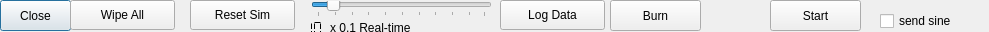
<?xml version="1.0" encoding="UTF-8"?>
<ui version="4.0">
 <class>Dialog</class>
 <widget class="QDialog" name="Dialog">
  <property name="windowModality">
   <enum>Qt::WindowModal</enum>
  </property>
  <property name="geometry">
   <rect>
    <x>0</x>
    <y>0</y>
    <width>989</width>
    <height>32</height>
   </rect>
  </property>
  <property name="windowTitle">
   <string>Dialog</string>
  </property>
  <widget class="QPushButton" name="pushButton_2">
   <property name="geometry">
    <rect>
     <x>0</x>
     <y>0</y>
     <width>71</width>
     <height>31</height>
    </rect>
   </property>
   <property name="text">
    <string>Close</string>
   </property>
  </widget>
  <widget class="QPushButton" name="pushButton_4">
   <property name="geometry">
    <rect>
     <x>70</x>
     <y>0</y>
     <width>105</width>
     <height>30</height>
    </rect>
   </property>
   <property name="text">
    <string>Wipe All</string>
   </property>
   <property name="checkable">
    <bool>true</bool>
   </property>
  </widget>
  <widget class="QSlider" name="horizontalSlider">
   <property name="geometry">
    <rect>
     <x>311</x>
     <y>1</y>
     <width>181</width>
     <height>16</height>
    </rect>
   </property>
   <property name="minimum">
    <number>1</number>
   </property>
   <property name="maximum">
    <number>100</number>
   </property>
   <property name="value">
    <number>10</number>
   </property>
   <property name="sliderPosition">
    <number>10</number>
   </property>
   <property name="tracking">
    <bool>true</bool>
   </property>
   <property name="orientation">
    <enum>Qt::Horizontal</enum>
   </property>
   <property name="invertedControls">
    <bool>true</bool>
   </property>
   <property name="tickPosition">
    <enum>QSlider::TicksBelow</enum>
   </property>
   <property name="tickInterval">
    <number>10</number>
   </property>
  </widget>
  <widget class="QLCDNumber" name="lcdNumber">
   <property name="geometry">
    <rect>
     <x>260</x>
     <y>20</y>
     <width>81</width>
     <height>21</height>
    </rect>
   </property>
   <property name="sizePolicy">
    <sizepolicy hsizetype="Minimum" vsizetype="Minimum">
     <horstretch>0</horstretch>
     <verstretch>0</verstretch>
    </sizepolicy>
   </property>
   <property name="palette">
    <palette>
     <active>
      <colorrole role="WindowText">
       <brush brushstyle="SolidPattern">
        <color alpha="255">
         <red>0</red>
         <green>0</green>
         <blue>0</blue>
        </color>
       </brush>
      </colorrole>
      <colorrole role="Button">
       <brush brushstyle="SolidPattern">
        <color alpha="255">
         <red>255</red>
         <green>0</green>
         <blue>0</blue>
        </color>
       </brush>
      </colorrole>
      <colorrole role="Light">
       <brush brushstyle="SolidPattern">
        <color alpha="255">
         <red>255</red>
         <green>127</green>
         <blue>127</blue>
        </color>
       </brush>
      </colorrole>
      <colorrole role="Midlight">
       <brush brushstyle="SolidPattern">
        <color alpha="255">
         <red>255</red>
         <green>63</green>
         <blue>63</blue>
        </color>
       </brush>
      </colorrole>
      <colorrole role="Dark">
       <brush brushstyle="SolidPattern">
        <color alpha="255">
         <red>127</red>
         <green>0</green>
         <blue>0</blue>
        </color>
       </brush>
      </colorrole>
      <colorrole role="Mid">
       <brush brushstyle="SolidPattern">
        <color alpha="255">
         <red>170</red>
         <green>0</green>
         <blue>0</blue>
        </color>
       </brush>
      </colorrole>
      <colorrole role="Text">
       <brush brushstyle="SolidPattern">
        <color alpha="255">
         <red>0</red>
         <green>0</green>
         <blue>0</blue>
        </color>
       </brush>
      </colorrole>
      <colorrole role="BrightText">
       <brush brushstyle="SolidPattern">
        <color alpha="255">
         <red>255</red>
         <green>255</green>
         <blue>255</blue>
        </color>
       </brush>
      </colorrole>
      <colorrole role="ButtonText">
       <brush brushstyle="SolidPattern">
        <color alpha="255">
         <red>0</red>
         <green>0</green>
         <blue>0</blue>
        </color>
       </brush>
      </colorrole>
      <colorrole role="Base">
       <brush brushstyle="SolidPattern">
        <color alpha="255">
         <red>255</red>
         <green>255</green>
         <blue>255</blue>
        </color>
       </brush>
      </colorrole>
      <colorrole role="Window">
       <brush brushstyle="SolidPattern">
        <color alpha="255">
         <red>255</red>
         <green>0</green>
         <blue>0</blue>
        </color>
       </brush>
      </colorrole>
      <colorrole role="Shadow">
       <brush brushstyle="SolidPattern">
        <color alpha="255">
         <red>0</red>
         <green>0</green>
         <blue>0</blue>
        </color>
       </brush>
      </colorrole>
      <colorrole role="AlternateBase">
       <brush brushstyle="SolidPattern">
        <color alpha="255">
         <red>255</red>
         <green>127</green>
         <blue>127</blue>
        </color>
       </brush>
      </colorrole>
      <colorrole role="ToolTipBase">
       <brush brushstyle="SolidPattern">
        <color alpha="255">
         <red>255</red>
         <green>255</green>
         <blue>220</blue>
        </color>
       </brush>
      </colorrole>
      <colorrole role="ToolTipText">
       <brush brushstyle="SolidPattern">
        <color alpha="255">
         <red>0</red>
         <green>0</green>
         <blue>0</blue>
        </color>
       </brush>
      </colorrole>
     </active>
     <inactive>
      <colorrole role="WindowText">
       <brush brushstyle="SolidPattern">
        <color alpha="255">
         <red>0</red>
         <green>0</green>
         <blue>0</blue>
        </color>
       </brush>
      </colorrole>
      <colorrole role="Button">
       <brush brushstyle="SolidPattern">
        <color alpha="255">
         <red>255</red>
         <green>0</green>
         <blue>0</blue>
        </color>
       </brush>
      </colorrole>
      <colorrole role="Light">
       <brush brushstyle="SolidPattern">
        <color alpha="255">
         <red>255</red>
         <green>127</green>
         <blue>127</blue>
        </color>
       </brush>
      </colorrole>
      <colorrole role="Midlight">
       <brush brushstyle="SolidPattern">
        <color alpha="255">
         <red>255</red>
         <green>63</green>
         <blue>63</blue>
        </color>
       </brush>
      </colorrole>
      <colorrole role="Dark">
       <brush brushstyle="SolidPattern">
        <color alpha="255">
         <red>127</red>
         <green>0</green>
         <blue>0</blue>
        </color>
       </brush>
      </colorrole>
      <colorrole role="Mid">
       <brush brushstyle="SolidPattern">
        <color alpha="255">
         <red>170</red>
         <green>0</green>
         <blue>0</blue>
        </color>
       </brush>
      </colorrole>
      <colorrole role="Text">
       <brush brushstyle="SolidPattern">
        <color alpha="255">
         <red>0</red>
         <green>0</green>
         <blue>0</blue>
        </color>
       </brush>
      </colorrole>
      <colorrole role="BrightText">
       <brush brushstyle="SolidPattern">
        <color alpha="255">
         <red>255</red>
         <green>255</green>
         <blue>255</blue>
        </color>
       </brush>
      </colorrole>
      <colorrole role="ButtonText">
       <brush brushstyle="SolidPattern">
        <color alpha="255">
         <red>0</red>
         <green>0</green>
         <blue>0</blue>
        </color>
       </brush>
      </colorrole>
      <colorrole role="Base">
       <brush brushstyle="SolidPattern">
        <color alpha="255">
         <red>255</red>
         <green>255</green>
         <blue>255</blue>
        </color>
       </brush>
      </colorrole>
      <colorrole role="Window">
       <brush brushstyle="SolidPattern">
        <color alpha="255">
         <red>255</red>
         <green>0</green>
         <blue>0</blue>
        </color>
       </brush>
      </colorrole>
      <colorrole role="Shadow">
       <brush brushstyle="SolidPattern">
        <color alpha="255">
         <red>0</red>
         <green>0</green>
         <blue>0</blue>
        </color>
       </brush>
      </colorrole>
      <colorrole role="AlternateBase">
       <brush brushstyle="SolidPattern">
        <color alpha="255">
         <red>255</red>
         <green>127</green>
         <blue>127</blue>
        </color>
       </brush>
      </colorrole>
      <colorrole role="ToolTipBase">
       <brush brushstyle="SolidPattern">
        <color alpha="255">
         <red>255</red>
         <green>255</green>
         <blue>220</blue>
        </color>
       </brush>
      </colorrole>
      <colorrole role="ToolTipText">
       <brush brushstyle="SolidPattern">
        <color alpha="255">
         <red>0</red>
         <green>0</green>
         <blue>0</blue>
        </color>
       </brush>
      </colorrole>
     </inactive>
     <disabled>
      <colorrole role="WindowText">
       <brush brushstyle="SolidPattern">
        <color alpha="255">
         <red>127</red>
         <green>0</green>
         <blue>0</blue>
        </color>
       </brush>
      </colorrole>
      <colorrole role="Button">
       <brush brushstyle="SolidPattern">
        <color alpha="255">
         <red>255</red>
         <green>0</green>
         <blue>0</blue>
        </color>
       </brush>
      </colorrole>
      <colorrole role="Light">
       <brush brushstyle="SolidPattern">
        <color alpha="255">
         <red>255</red>
         <green>127</green>
         <blue>127</blue>
        </color>
       </brush>
      </colorrole>
      <colorrole role="Midlight">
       <brush brushstyle="SolidPattern">
        <color alpha="255">
         <red>255</red>
         <green>63</green>
         <blue>63</blue>
        </color>
       </brush>
      </colorrole>
      <colorrole role="Dark">
       <brush brushstyle="SolidPattern">
        <color alpha="255">
         <red>127</red>
         <green>0</green>
         <blue>0</blue>
        </color>
       </brush>
      </colorrole>
      <colorrole role="Mid">
       <brush brushstyle="SolidPattern">
        <color alpha="255">
         <red>170</red>
         <green>0</green>
         <blue>0</blue>
        </color>
       </brush>
      </colorrole>
      <colorrole role="Text">
       <brush brushstyle="SolidPattern">
        <color alpha="255">
         <red>127</red>
         <green>0</green>
         <blue>0</blue>
        </color>
       </brush>
      </colorrole>
      <colorrole role="BrightText">
       <brush brushstyle="SolidPattern">
        <color alpha="255">
         <red>255</red>
         <green>255</green>
         <blue>255</blue>
        </color>
       </brush>
      </colorrole>
      <colorrole role="ButtonText">
       <brush brushstyle="SolidPattern">
        <color alpha="255">
         <red>127</red>
         <green>0</green>
         <blue>0</blue>
        </color>
       </brush>
      </colorrole>
      <colorrole role="Base">
       <brush brushstyle="SolidPattern">
        <color alpha="255">
         <red>255</red>
         <green>0</green>
         <blue>0</blue>
        </color>
       </brush>
      </colorrole>
      <colorrole role="Window">
       <brush brushstyle="SolidPattern">
        <color alpha="255">
         <red>255</red>
         <green>0</green>
         <blue>0</blue>
        </color>
       </brush>
      </colorrole>
      <colorrole role="Shadow">
       <brush brushstyle="SolidPattern">
        <color alpha="255">
         <red>0</red>
         <green>0</green>
         <blue>0</blue>
        </color>
       </brush>
      </colorrole>
      <colorrole role="AlternateBase">
       <brush brushstyle="SolidPattern">
        <color alpha="255">
         <red>255</red>
         <green>0</green>
         <blue>0</blue>
        </color>
       </brush>
      </colorrole>
      <colorrole role="ToolTipBase">
       <brush brushstyle="SolidPattern">
        <color alpha="255">
         <red>255</red>
         <green>255</green>
         <blue>220</blue>
        </color>
       </brush>
      </colorrole>
      <colorrole role="ToolTipText">
       <brush brushstyle="SolidPattern">
        <color alpha="255">
         <red>0</red>
         <green>0</green>
         <blue>0</blue>
        </color>
       </brush>
      </colorrole>
     </disabled>
    </palette>
   </property>
   <property name="frameShape">
    <enum>QFrame::Panel</enum>
   </property>
   <property name="frameShadow">
    <enum>QFrame::Sunken</enum>
   </property>
   <property name="lineWidth">
    <number>0</number>
   </property>
   <property name="midLineWidth">
    <number>8</number>
   </property>
   <property name="segmentStyle">
    <enum>QLCDNumber::Flat</enum>
   </property>
   <property name="value" stdset="0">
    <double>10.000000000000000</double>
   </property>
   <property name="intValue" stdset="0">
    <number>10</number>
   </property>
  </widget>
  <widget class="QLabel" name="label_RT">
   <property name="geometry">
    <rect>
     <x>330</x>
     <y>20</y>
     <width>101</width>
     <height>16</height>
    </rect>
   </property>
   <property name="text">
    <string>x 0.1 Real-time</string>
   </property>
  </widget>
  <widget class="QPushButton" name="pushButtonData">
   <property name="geometry">
    <rect>
     <x>500</x>
     <y>0</y>
     <width>105</width>
     <height>30</height>
    </rect>
   </property>
   <property name="text">
    <string>Log Data</string>
   </property>
   <property name="checkable">
    <bool>true</bool>
   </property>
   <property name="checked">
    <bool>false</bool>
   </property>
   <property name="default">
    <bool>false</bool>
   </property>
   <property name="flat">
    <bool>false</bool>
   </property>
  </widget>
  <widget class="QPushButton" name="pushButton">
   <property name="geometry">
    <rect>
     <x>770</x>
     <y>0</y>
     <width>91</width>
     <height>31</height>
    </rect>
   </property>
   <property name="text">
    <string>Start</string>
   </property>
  </widget>
  <widget class="QPushButton" name="pushButton_burn">
   <property name="geometry">
    <rect>
     <x>610</x>
     <y>0</y>
     <width>91</width>
     <height>31</height>
    </rect>
   </property>
   <property name="text">
    <string>Burn</string>
   </property>
  </widget>
  <widget class="QPushButton" name="pushButton_reset_sim">
   <property name="geometry">
    <rect>
     <x>190</x>
     <y>0</y>
     <width>105</width>
     <height>30</height>
    </rect>
   </property>
   <property name="text">
    <string>Reset Sim</string>
   </property>
   <property name="checkable">
    <bool>true</bool>
   </property>
  </widget>
  <widget class="QCheckBox" name="checkBox">
   <property name="geometry">
    <rect>
     <x>880</x>
     <y>10</y>
     <width>97</width>
     <height>22</height>
    </rect>
   </property>
   <property name="text">
    <string>send sine</string>
   </property>
  </widget>
 </widget>
 <resources/>
 <connections>
  <connection>
   <sender>horizontalSlider</sender>
   <signal>valueChanged(int)</signal>
   <receiver>lcdNumber</receiver>
   <slot>display(int)</slot>
   <hints>
    <hint type="sourcelabel">
     <x>81</x>
     <y>291</y>
    </hint>
    <hint type="destinationlabel">
     <x>27</x>
     <y>317</y>
    </hint>
   </hints>
  </connection>
  <connection>
   <sender>pushButton_2</sender>
   <signal>clicked()</signal>
   <receiver>Dialog</receiver>
   <slot>close()</slot>
   <hints>
    <hint type="sourcelabel">
     <x>98</x>
     <y>47</y>
    </hint>
    <hint type="destinationlabel">
     <x>208</x>
     <y>47</y>
    </hint>
   </hints>
  </connection>
  <connection>
   <sender>horizontalSlider</sender>
   <signal>sliderMoved(int)</signal>
   <receiver>lcdNumber</receiver>
   <slot>display(int)</slot>
   <hints>
    <hint type="sourcelabel">
     <x>106</x>
     <y>293</y>
    </hint>
    <hint type="destinationlabel">
     <x>40</x>
     <y>319</y>
    </hint>
   </hints>
  </connection>
 </connections>
</ui>
